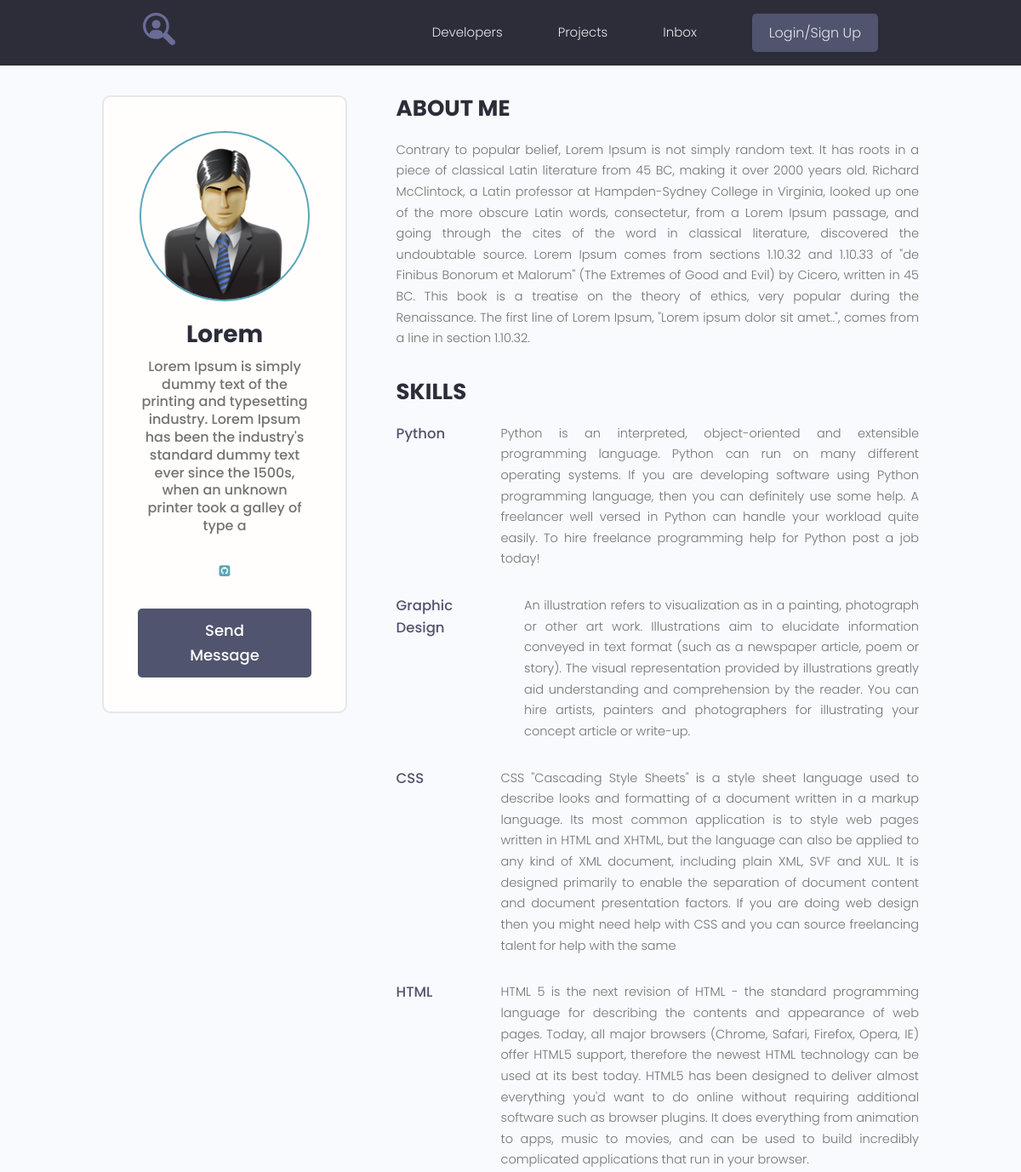
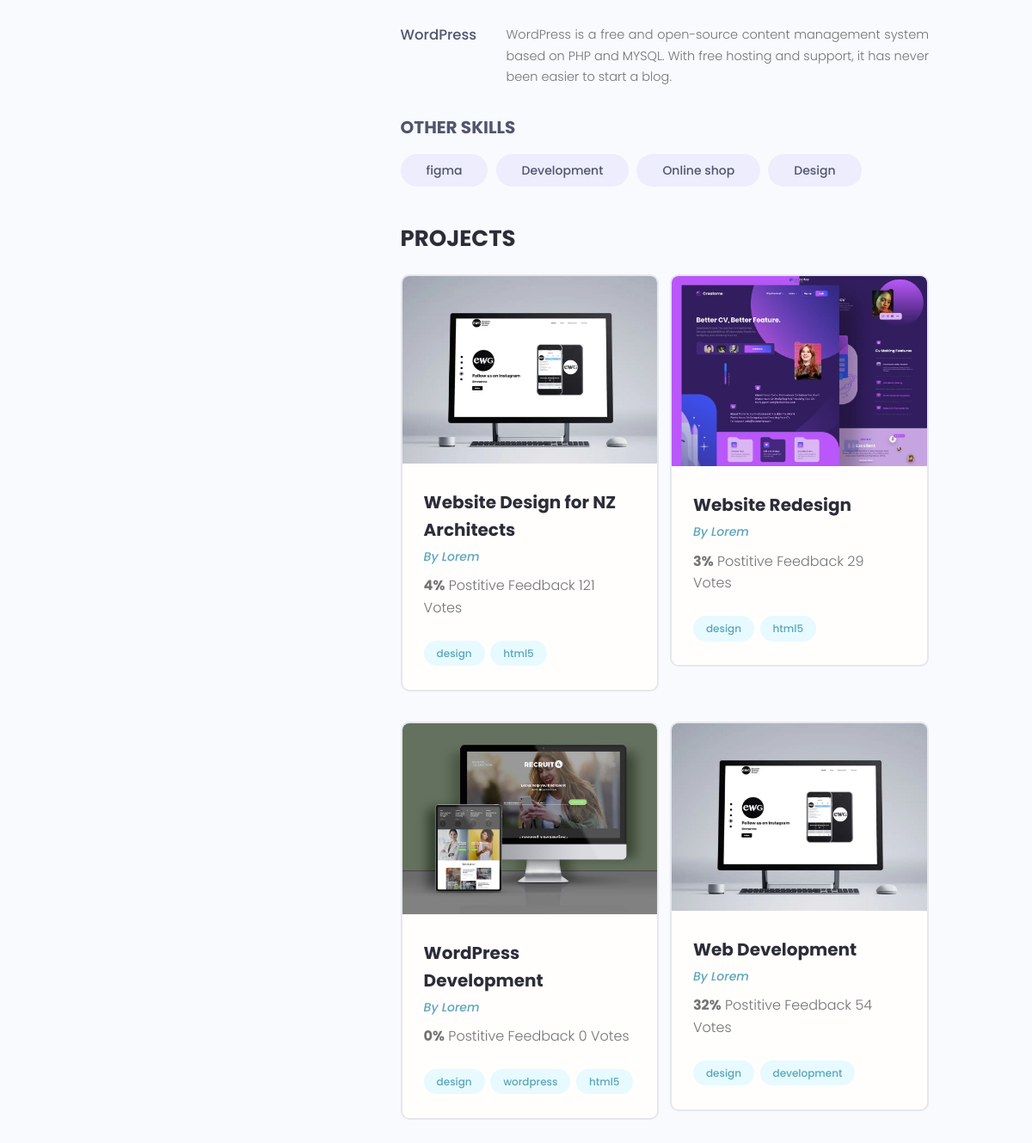
Screenshot of /profile/3/ with the database file from the repository (2 pictures, top to bottom).
### users/models.py (models this page shows, shortened)
class Profile(models.Model):
    user = models.OneToOneField(User, on_delete=models.CASCADE, null=True, blank=True)
    name = models.CharField(max_length=200, null=True, blank=True)
    email = models.EmailField(max_length=500, null=True, blank=True)
    username = models.CharField(max_length=200, null=True, blank=True)
    short_info = models.CharField(max_length=200, null=True, blank=True)
    bio = models.TextField(null=True, blank=True)
    profile_image = models.ImageField(null=True, blank=True, upload_to='profiles/', default='profiles/user-default.png')
    social_github = models.CharField(max_length=200, null=True, blank=True)
    social_youtube = models.CharField(max_length=200, null=True, blank=True)
    social_website = models.CharField(max_length=200, null=True, blank=True)
    created = models.DateTimeField(auto_now_add=True)

class Skill(models.Model):
    owner = models.ForeignKey(Profile, on_delete=models.CASCADE, null=True, blank=True)
    name = models.CharField(max_length=200, null=True, blank=True)
    description = models.TextField(null=True, blank=True)
    created = models.DateTimeField(auto_now_add=True)
    def __str__(self):
        return f"{self.name}"

### projects/models.py (models this page shows, shortened)
class Project(models.Model):
    owner = models.ForeignKey(Profile, on_delete=models.SET_NULL, null=True, blank=True)
    title = models.CharField(max_length=200)
    description = models.TextField(null=True, blank=True)
    featured_image = models.ImageField(null=True, blank=True, upload_to="projects/%Y/%m/%d/", default="default.jpg")
    demo_link = models.CharField(max_length=2000, null=True, blank=True)
    source_link = models.CharField(max_length=2000, null=True, blank=True)
    tags = models.ManyToManyField('Tag', blank=True)
    vote_total = models.IntegerField(default=0, null=True, blank=True)
    vote_ratio = models.IntegerField(default=0, null=True, blank=True)
    created = models.DateTimeField(auto_now_add=True)

class Tag(models.Model):
    name = models.CharField(max_length=200)
    created = models.DateTimeField(auto_now_add=True)
    def __str__(self):
        return self.name

### users/views.py (the view)
# urls.py: path("profile/<str:pk>/", views.user_profile, name="user_profile"),
def user_profile(request, pk):
    prof = Profile.objects.get(id=pk)
    top_skills = prof.skill_set.exclude(description__exact="")
    other_skills = prof.skill_set.filter(description="")
    context = {
        'profile': prof,
        'top_skills': top_skills,
        "other_skills": other_skills
    }
    return render(request, 'users/profile.html', context)

### users/templates/users/profile.html (shortened to what this page needs)
{% extends 'projects/base.html' %}
{% block content %}
<main class="profile my-md">
    <div class="container">
        <div class="layout">
            <div class="column column--1of3">
                <div class="card text-center">
                    <div class="card__body dev">
                        <img class="avatar avatar--xl" src="{{ profile.profile_image.url }}"/>
                        <h2 class="dev__name">{{ profile.name }}</h2>
                        <p class="dev__title">{{ profile.short_info }}</p>
                        <ul class="dev__social">
                            {% if profile.social_github %}
                            <li>
                                <a title="Github" href="{{ profile.social_github }}" target="_blank"><i
                                        class="fa fa-github-square"></i></a>
                            </li>
                            {% endif %}
                        </ul>
                        <a href="#" class="btn btn--sub btn--lg">Send Message </a>
                    </div>
                </div>
            </div>
            <div class="column column--2of3">
                <div class="devInfo">
                    <h3 class="devInfo__title">About Me</h3>
                    <p class="devInfo__about">
                        {{ profile.bio }}
                    </p>
                </div>
                <div class="devInfo">
                    <h3 class="devInfo__title">Skills</h3>
                    <div class="devInfo__skills">
                        {% for skill in top_skills %}
                        <div class="devSkill">
                            <h4 class="devSkill__title">{{ skill.name }}</h4>
                            <p class="devSkill__info">
                                {{ skill.description }}
                            </p>
                        </div>
                        {% endfor %}
                        <h3 class="devInfo__subtitle">Other Skills</h3>
                        <div class="devInfo__otherSkills">
                            {% for skill in other_skills %}
                            <span class="tag tag--pill tag--sub tag--lg">
                  <small>{{ skill }}</small>
                </span>
                            {% endfor %}
                        </div>
                    </div>
                </div>
                <div class="devInfo">
                    <h3 class="devInfo__title">Projects</h3>
                    <div class="grid grid--two">
                        {% for project in profile.project_set.all %}
                        <div class="column">
                            <div class="card project">
                                <a href="{% url 'project' project.id %}" class="project">
                                    <img class="project__thumbnail" src="{{ project.featured_image.url }}"
                                         alt="project thumbnail"/>
                                    <div class="card__body">
                                        <h3 class="project__title">{{ project.title }}</h3>
                                        <p><a class="project__author" href="{% url 'user_profile' project.owner.id %}">By {{ project.owner.name }}</a></p>
                                        <p class="project--rating">
                                            <span style="font-weight: bold;">{{ project.vote_ratio }}%</span> Postitive
                                            Feedback {{ project.vote_total }} Vote{{ project.vote_total|pluralize:'s' }}
                                        </p>
                                        <div class="project__tags">
                                            {% for tag in project.tags.all %}
                                            <span class="tag tag--pill tag--main">
                      <small>{{ tag }}</small>
                    </span>
                                            {% endfor %}
                                        </div>
                                    </div>
                                </a>
                            </div>
                        </div>
                        {% endfor %}
                    </div>
                </div>
            </div>
        </div>
    </div>
</main>
{% endblock %}

### projects/static/styles/app.css (style rules this page uses)
:root { --color-sub: #2d2d39; }
.btn--sub { background-color: var(--color-sub-light); }
.card { border: 2px solid var(--color-light); }
img { width: 100%; }
.profile .card > .dev { padding: 4rem; }
.dev__name { color: var(--color-sub); font-size: 2.8rem; font-weight: 700; margin-top: 1rem; margin-bottom: 0.5rem; }
.dev__title { font-size: 1.6rem; font-weight: 500; line-height: 1.3; }
.dev__social { margin: 3rem 0; list-style: none; display: flex; justify-content: center; gap: 1.5rem; }
.devInfo { margin-bottom: 3rem; }
.devInfo__title, .devInfo__subtitle { font-size: 2.6rem; color: var(--color-sub); text-transform: uppercase; font-weight: 700; margin-bottom: 1.5rem; }
.devInfo__subtitle { font-size: 2rem; color: var(--color-sub-light); }
.devInfo__about, .devSkill__info { font-size: 1.45rem; line-height: 1.7; text-align: justify; }
.devSkill { margin-bottom: 3rem; }
.devSkill__title { font-size: 1.65rem; font-weight: 500; color: var(--color-sub-light); }
@media screen and (min-width: 700px) { .devSkill { display: flex; justify-content: space-between; gap: 3rem; } }
@media screen and (min-width: 700px) { .devSkill__info { flex-basis: 80%; } }
.project__author { font-size: 1.4rem; font-style: italic; }
.project--rating { margin-bottom: 1.6em; margin-top: .5em; }
.project__thumbnail { object-fit: cover; object-position: top center; width: 100%; }
.project__title { font-size: 2rem; font-weight: 700; color: var(--color-sub); }

### projects/static/uikit/styles/modules/_variables.css (style rules this page uses)
:root { --color-main: #5aa5b9; --color-main-light: #e6faff; --color-sub: #3f4156; --color-sub-light: #51546e; --color-sub-lighter: #ededfd; --color-text: #737373; --color-gray: #8b8b8b; --color-light: #e5e7eb; --color-light-gray: #767676; --color-bg: #f8fafd; --color-white: #fffefd; --color-white-light: #f3f3f3; --color-success: #359e64; --color-success-bg: #def8e8; --color-error: #fc4b0b; --color-error-bg: #fff2ee; --font-base: 'Poppins', arial, helvetica, 'Segoe UI', roboto, ubuntu, sans-serif; --font-monospace: 'Fira Code', 'Courier New', courier, monospace; --font-regular: 300; --font-medium: 500; --font-bold: 700; --generic-shadow: 1px 1px 5px #00000010; --generic-transition: all 0.3s ease-in-out; }

### projects/static/uikit/styles/modules/_base.css (style rules this page uses)
* { margin: 0; padding: 0; box-sizing: border-box; text-rendering: optimizeLegibility; color: inherit; font-size: inherit; }
html { font-size: 50%; }
@media only screen and (min-width: 480px) { html { font-size: 56.25%; } }
@media only screen and (min-width: 1200px) { html { font-size: 62.5%; } }
body { line-height: 1.6; font-weight: 400; font-size: 1.5rem; color: var(--color-text); background-color: var(--color-bg); min-height: 100vh; }

### projects/static/uikit/styles/modules/_typography.css (style rules this page uses)
* { font-family: var(--font-base); }
h2 { font-size: 3.6rem; font-weight: var(--font-bold); }
h3 { font-size: 3.2rem; font-weight: var(--font-medium); }
h4 { font-size: 2.8rem; font-weight: var(--font-medium); }
p, span, strong { font-size: 1.6rem; color: var(--color-text); font-weight: var(--font-regular); }
a { padding-bottom: 2px; text-decoration: none; display: inline-block; color: var(--color-main); font-weight: var(--font-medium); }

### projects/static/uikit/styles/modules/_utilities.css (style rules this page uses)
.container { width: 92%; max-width: 165rem; margin: 0 auto; box-sizing: border-box; }
@media screen and (min-width: 1000px) { .container { width: 90%; } }
@media screen and (min-width: 1200px) { .container { width: 80%; } }
.text-center { text-align: center; }
.my-md { margin: 3rem auto; }

### projects/static/uikit/styles/modules/_avatar.css (style rules this page uses)
.avatar { border-radius: 50%; border: 2px solid var(--color-main); object-fit: cover; }
.avatar--xl { height: 20rem; width: 20rem; }

### projects/static/uikit/styles/modules/_button.css (style rules this page uses)
.btn { display: inline-block; position: relative; cursor: pointer; background-color: var(--color-light); font-weight: var(--font-medium); color: var(--color-sub); text-decoration: none; padding: 1rem 2rem; border-radius: 0.5rem; border: none; width: -webkit-fit-content; width: -moz-fit-content; width: fit-content; height: -webkit-fit-content; height: -moz-fit-content; height: fit-content; font-size: 1.6rem; outline-width: 0; outline-color: transparent; -webkit-backface-visibility: hidden; backface-visibility: hidden; transition: all 0.3s ease-in-out; }
.btn--sub { background-color: var(--color-sub); color: var(--color-white); }
.btn--lg { font-size: 1.8rem; padding: 1.2rem 4.5rem; }

### projects/static/uikit/styles/modules/_card.css (style rules this page uses)
.card { border-radius: 1rem; background-color: var(--color-white); border: 1.5px solid var(--color-light); width: auto; height: auto; margin-top: 0.5rem; margin-bottom: 0.5rem; overflow: hidden; }
.card__body, .card__header { padding: 2rem 2.5rem; }

### rows the page displays
Profile: profile_image (placeholder picture), name "Lorem", short_info "Lorem Ipsum is simply dummy text of the printing and typesetting industry. Lorem Ipsum has been the industry's standard dummy text ever since the 1500s, when an unknown printer took a galley of type a", bio "Contrary to popular belief, Lorem Ipsum is not simply random text. It has roots in a piece of classical Latin literature from 45 BC, making it over 2000 years old. Richard McClintock, a Latin professor at Hampden-Sydney College in Virginia, looked up one of the more obscure Latin words, consectetur, from a Lorem Ipsum passage, and going through the cites of the word in classical literature, discovered the undoubtable source. Lorem Ipsum comes from sections 1.10.32 and 1.10.33 of \"de Finibus Bonorum et Malorum\" (The Extremes of Good and Evil) by Cicero, written in 45 BC. This book is a treatise on the theory of ethics, very popular during the Renaissance. The first line of Lorem Ipsum,…"
Skill: name "Python", description "Python is an interpreted, object-oriented and extensible programming language. Python can run on many different operating systems. If you are developing software using Python programming language, then you can definitely use some help. A freelancer well versed in Python can handle your workload quite easily. To hire freelance programming help for Python post a job today!"
Skill: name "Graphic Design", description "An illustration refers to visualization as in a painting, photograph or other art work. Illustrations aim to elucidate information conveyed in text format (such as a newspaper article, poem or story). The visual representation provided by illustrations greatly aid understanding and comprehension by the reader. You can hire artists, painters and photographers for illustrating your concept article or write-up."
Skill: name "CSS", description "CSS \"Cascading Style Sheets\" is a style sheet language used to describe looks and formatting of a document written in a markup language. Its most common application is to style web pages written in HTML and XHTML, but the language can also be applied to any kind of XML document, including plain XML, SVF and XUL. It is designed primarily to enable the separation of document content and document presentation factors. If you are doing web design then you might need help with CSS and you can source freelancing talent for help with the same"
Skill: name "HTML", description "HTML 5 is the next revision of HTML - the standard programming language for describing the contents and appearance of web pages. Today, all major browsers (Chrome, Safari, Firefox, Opera, IE) offer HTML5 support, therefore the newest HTML technology can be used at its best today. HTML5 has been designed to deliver almost everything you'd want to do online without requiring additional software such as browser plugins. It does everything from animation to apps, music to movies, and can be used to build incredibly complicated applications that run in your browser."
Skill: name "WordPress", description "WordPress is a free and open-source content management system based on PHP and MYSQL. With free hosting and support, it has never been easier to start a blog."
Skill: name "figma"
Skill: name "Development"
Skill: name "Online shop"
Skill: name "Design"
Project: featured_image (placeholder picture), title "Website Design for NZ Architects", owner.name "Lorem", vote_ratio "4", vote_total "121"
Tag: name "design"
Tag: name "html5"
Project: featured_image (picture), title "Website Redesign", owner.name "Lorem", vote_ratio "3", vote_total "29"
Project: featured_image (picture), title "WordPress Development", owner.name "Lorem", vote_ratio "0", vote_total "0"
Tag: name "wordpress"
Project: featured_image (placeholder picture), title "Web Development", owner.name "Lorem", vote_ratio "32", vote_total "54"
Tag: name "development"
